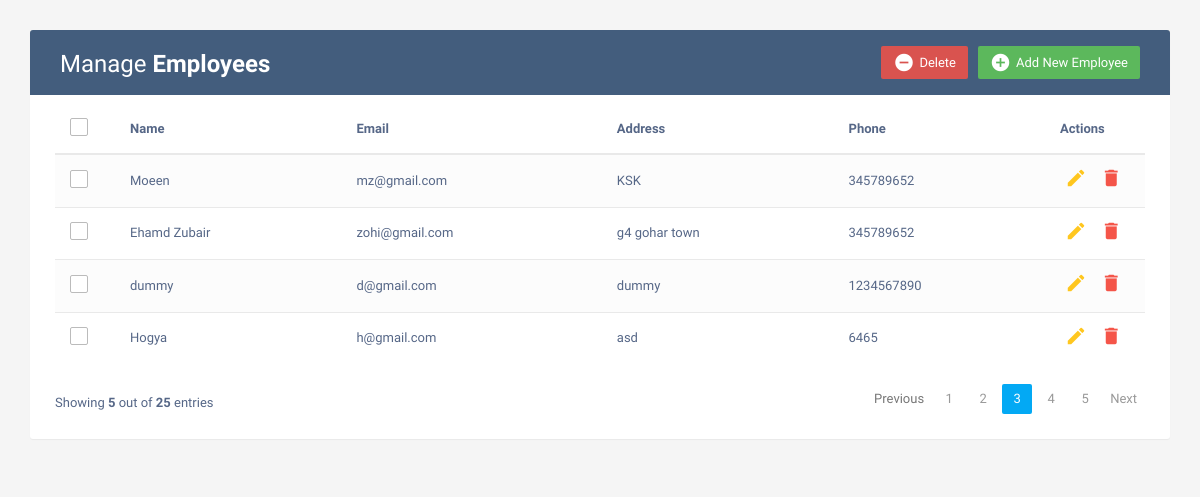
Before: / with the older database file.
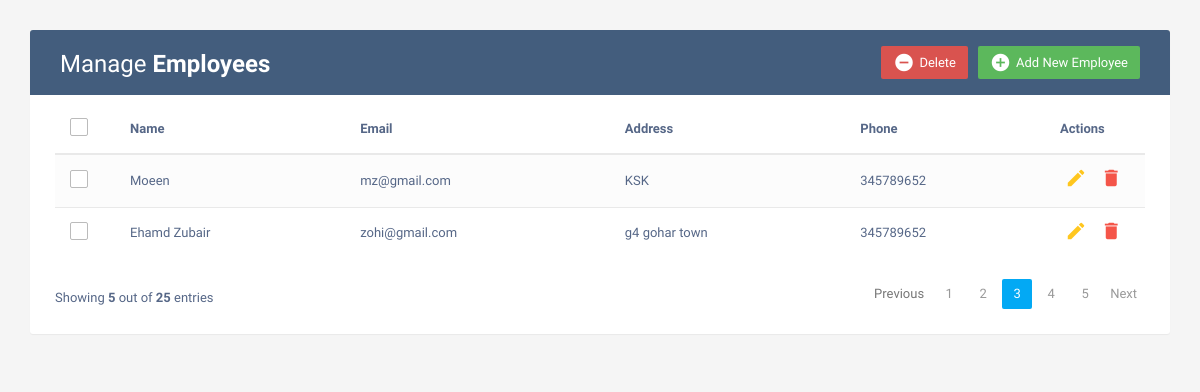
After: the same page with the newer database file.
### CRUD/models.py (models this page shows, shortened)
class Employees(models.Model):
    name = models.TextField(max_length=200)
    email = models.EmailField(max_length=100)
    address = models.TextField()
    phone = models.IntegerField()

### CRUD/views.py (the view)
# urls.py: path('',views.index,name="home"),
def index(request):
    emp = Employees.objects.all()
    context = {
        'emp':emp
    }
    return render(request,'Home.html',context)

### templates/Home.html (shortened to what this page needs)
<!DOCTYPE html>
<html lang="en">
<head>
<link rel="stylesheet" href="https://maxcdn.bootstrapcdn.com/font-awesome/4.7.0/css/font-awesome.min.css">
<link rel="stylesheet" href="https://maxcdn.bootstrapcdn.com/bootstrap/3.3.7/css/bootstrap.min.css">
  <body>
    <div class="container">
        <div class="table-wrapper">
            <div class="table-title">
                <div class="row">
                    <div class="col-sm-6">
						<h2>Manage <b>Employees</b></h2>
					</div>
					<div class="col-sm-6">
						<a href="#addEmployeeModal" class="btn btn-success" data-toggle="modal"><i class="material-icons">&#xE147;</i> <span>Add New Employee</span></a>
						<a href="#deleteEmployeeModal" class="btn btn-danger" data-toggle="modal"><i class="material-icons">&#xE15C;</i> <span>Delete</span></a>
					</div>
                </div>
            </div>
            <table class="table table-striped table-hover">
                <thead>
                    <tr>
						<th>
							<span class="custom-checkbox">
								<label for="selectAll"></label>
							</span>
						</th>
                        <th>Name</th>
                        <th>Email</th>
						<th>Address</th>
                        <th>Phone</th>
                        <th>Actions</th>
                    </tr>
                </thead>
                <tbody>
				{% for x in emp %}
                    <tr>
						<td>
							<span class="custom-checkbox">
								<label for="checkbox1"></label>
							</span>
						</td>
                        <td>{{x.name}}</td>
                        <td>{{x.email}}</td>
						<td>{{x.address}}</td>
                        <td>{{x.phone}}</td>
                        <td>
                            <a href="#editEmployeeModal-{{forloop.counter}}" class="edit" data-toggle="modal"><i class="material-icons" data-toggle="tooltip" title="Edit">&#xE254;</i></a>
                            <a href="#deleteEmployeeModal-{{forloop.counter}}" class="delete" data-toggle="modal"><i class="material-icons" data-toggle="tooltip" title="Delete">&#xE872;</i></a>
                        </td>
                    </tr>
                {% endfor %}
                </tbody>
            </table>
			<div class="clearfix">
                <div class="hint-text">Showing <b>5</b> out of <b>25</b> entries</div>
                <ul class="pagination">
                    <li class="page-item disabled"><a href="#">Previous</a></li>
                    <li class="page-item"><a href="#" class="page-link">1</a></li>
                    <li class="page-item"><a href="#" class="page-link">2</a></li>
                    <li class="page-item active"><a href="#" class="page-link">3</a></li>
                    <li class="page-item"><a href="#" class="page-link">4</a></li>
                    <li class="page-item"><a href="#" class="page-link">5</a></li>
                    <li class="page-item"><a href="#" class="page-link">Next</a></li>
                </ul>
            </div>
        </div>
    </div>
</body>
</html>

### templates/Home.html (style rules this page uses)
body { color: #566787; background: #f5f5f5; font-family: 'Varela Round', sans-serif; font-size: 13px; }
.table-wrapper { background: #fff; padding: 20px 25px; margin: 30px 0; border-radius: 3px; box-shadow: 0 1px 1px rgba(0,0,0,.05); }
.table-title { padding-bottom: 15px; background: #435d7d; color: #fff; padding: 16px 30px; margin: -20px -25px 10px; border-radius: 3px 3px 0 0; }
.table-title h2 { margin: 5px 0 0; font-size: 24px; }
.table-title .btn { color: #fff; float: right; font-size: 13px; border: none; min-width: 50px; border-radius: 2px; border: none; outline: none !important; margin-left: 10px; }
.table-title .btn i { float: left; font-size: 21px; margin-right: 5px; }
.table-title .btn span { float: left; margin-top: 2px; }
table.table tr th, table.table tr td { border-color: #e9e9e9; padding: 12px 15px; vertical-align: middle; }
table.table tr th:first-child { width: 60px; }
table.table tr th:last-child { width: 100px; }
table.table-striped tbody tr:nth-of-type(odd) { background-color: #fcfcfc; }
table.table td:last-child i { opacity: 0.9; font-size: 22px; margin: 0 5px; }
table.table td a { font-weight: bold; color: #566787; display: inline-block; text-decoration: none; outline: none !important; }
table.table td a.edit { color: #FFC107; }
table.table td a.delete { color: #F44336; }
table.table td i { font-size: 19px; }
.pagination { float: right; margin: 0 0 5px; }
.pagination li a { border: none; font-size: 13px; min-width: 30px; min-height: 30px; color: #999; margin: 0 2px; line-height: 30px; border-radius: 2px !important; text-align: center; padding: 0 6px; }
.pagination li.active a, .pagination li.active a.page-link { background: #03A9F4; }
.hint-text { float: left; margin-top: 10px; font-size: 13px; }
.custom-checkbox { position: relative; }
.custom-checkbox label:before { width: 18px; height: 18px; }
.custom-checkbox label:before { content: ''; margin-right: 10px; display: inline-block; vertical-align: text-top; background: white; border: 1px solid #bbb; border-radius: 2px; box-sizing: border-box; z-index: 2; }

Changed rows visible on the page:
removed Employees: name "dummy", email "d@gmail.com", address "dummy", phone "1234567890"
removed Employees: name "Hogya", email "h@gmail.com", address "asd", phone "6465"
